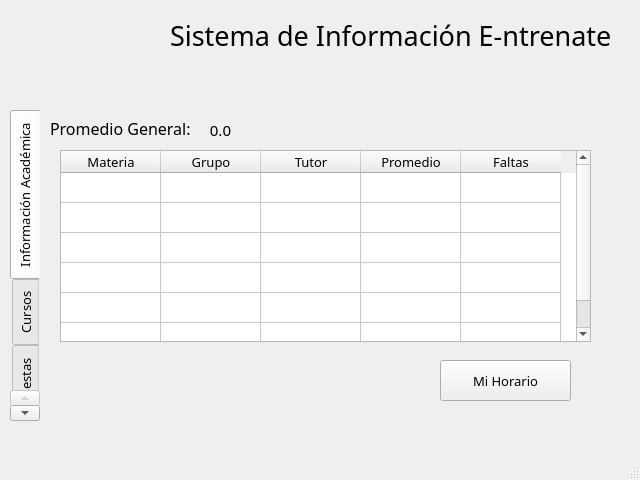
<?xml version="1.0" encoding="UTF-8"?>
<ui version="4.0">
 <class>InterfazPrincipal</class>
 <widget class="QMainWindow" name="InterfazPrincipal">
  <property name="geometry">
   <rect>
    <x>0</x>
    <y>0</y>
    <width>640</width>
    <height>480</height>
   </rect>
  </property>
  <property name="windowTitle">
   <string>Rol-Usuario</string>
  </property>
  <property name="documentMode">
   <bool>false</bool>
  </property>
  <widget class="QWidget" name="centralwidget">
   <widget class="QPushButton" name="user">
    <property name="geometry">
     <rect>
      <x>10</x>
      <y>10</y>
      <width>71</width>
      <height>71</height>
     </rect>
    </property>
    <property name="autoFillBackground">
     <bool>false</bool>
    </property>
    <property name="text">
     <string/>
    </property>
    <property name="icon">
     <iconset>
      <normaloff>../../Assets/Iconos/user2.png</normaloff>../../Assets/Iconos/user2.png</iconset>
    </property>
    <property name="iconSize">
     <size>
      <width>64</width>
      <height>64</height>
     </size>
    </property>
    <property name="checkable">
     <bool>false</bool>
    </property>
    <property name="flat">
     <bool>true</bool>
    </property>
   </widget>
   <widget class="QLabel" name="label_7">
    <property name="geometry">
     <rect>
      <x>170</x>
      <y>20</y>
      <width>461</width>
      <height>31</height>
     </rect>
    </property>
    <property name="font">
     <font>
      <family>Arial Rounded MT Bold</family>
      <pointsize>20</pointsize>
      <kerning>true</kerning>
     </font>
    </property>
    <property name="text">
     <string>Sistema de Información E-ntrenate</string>
    </property>
    <property name="textInteractionFlags">
     <set>Qt::LinksAccessibleByMouse</set>
    </property>
   </widget>
   <widget class="QLabel" name="label">
    <property name="geometry">
     <rect>
      <x>550</x>
      <y>50</y>
      <width>71</width>
      <height>71</height>
     </rect>
    </property>
    <property name="text">
     <string/>
    </property>
    <property name="textFormat">
     <enum>Qt::AutoText</enum>
    </property>
    <property name="pixmap">
     <pixmap>../../Assets/Iconos/entrenate.png</pixmap>
    </property>
    <property name="scaledContents">
     <bool>true</bool>
    </property>
    <property name="alignment">
     <set>Qt::AlignCenter</set>
    </property>
    <property name="wordWrap">
     <bool>false</bool>
    </property>
   </widget>
   <widget class="QPushButton" name="ayuda">
    <property name="geometry">
     <rect>
      <x>590</x>
      <y>420</y>
      <width>41</width>
      <height>41</height>
     </rect>
    </property>
    <property name="autoFillBackground">
     <bool>false</bool>
    </property>
    <property name="text">
     <string/>
    </property>
    <property name="icon">
     <iconset>
      <normaloff>../../Assets/Iconos/help.png</normaloff>../../Assets/Iconos/help.png</iconset>
    </property>
    <property name="iconSize">
     <size>
      <width>32</width>
      <height>32</height>
     </size>
    </property>
    <property name="checkable">
     <bool>false</bool>
    </property>
    <property name="flat">
     <bool>true</bool>
    </property>
   </widget>
   <widget class="QTabWidget" name="menu">
    <property name="enabled">
     <bool>true</bool>
    </property>
    <property name="geometry">
     <rect>
      <x>10</x>
      <y>110</y>
      <width>611</width>
      <height>311</height>
     </rect>
    </property>
    <property name="font">
     <font>
      <family>Arial Rounded MT Bold</family>
      <pointsize>10</pointsize>
      <weight>50</weight>
      <bold>false</bold>
     </font>
    </property>
    <property name="focusPolicy">
     <enum>Qt::TabFocus</enum>
    </property>
    <property name="layoutDirection">
     <enum>Qt::LeftToRight</enum>
    </property>
    <property name="tabPosition">
     <enum>QTabWidget::West</enum>
    </property>
    <property name="tabShape">
     <enum>QTabWidget::Rounded</enum>
    </property>
    <property name="currentIndex">
     <number>0</number>
    </property>
    <property name="elideMode">
     <enum>Qt::ElideNone</enum>
    </property>
    <property name="usesScrollButtons">
     <bool>true</bool>
    </property>
    <property name="documentMode">
     <bool>true</bool>
    </property>
    <property name="tabsClosable">
     <bool>false</bool>
    </property>
    <property name="movable">
     <bool>false</bool>
    </property>
    <property name="tabBarAutoHide">
     <bool>false</bool>
    </property>
    <widget class="QWidget" name="infoAcademica">
     <attribute name="title">
      <string>Información Académica</string>
     </attribute>
     <widget class="QLabel" name="label_8">
      <property name="geometry">
       <rect>
        <x>10</x>
        <y>10</y>
        <width>151</width>
        <height>16</height>
       </rect>
      </property>
      <property name="font">
       <font>
        <family>Arial Rounded MT Bold</family>
        <pointsize>12</pointsize>
        <weight>50</weight>
        <bold>false</bold>
        <kerning>true</kerning>
       </font>
      </property>
      <property name="text">
       <string>Promedio General:</string>
      </property>
      <property name="textInteractionFlags">
       <set>Qt::LinksAccessibleByMouse</set>
      </property>
     </widget>
     <widget class="QLabel" name="promedioGeneralEst">
      <property name="geometry">
       <rect>
        <x>160</x>
        <y>10</y>
        <width>41</width>
        <height>20</height>
       </rect>
      </property>
      <property name="font">
       <font>
        <family>Arial Rounded MT Bold</family>
        <pointsize>11</pointsize>
        <weight>50</weight>
        <bold>false</bold>
       </font>
      </property>
      <property name="text">
       <string>0.0</string>
      </property>
      <property name="alignment">
       <set>Qt::AlignCenter</set>
      </property>
     </widget>
     <widget class="QTableWidget" name="tabMateriasEst">
      <property name="geometry">
       <rect>
        <x>20</x>
        <y>40</y>
        <width>531</width>
        <height>192</height>
       </rect>
      </property>
      <property name="frameShape">
       <enum>QFrame::StyledPanel</enum>
      </property>
      <property name="frameShadow">
       <enum>QFrame::Sunken</enum>
      </property>
      <property name="showGrid">
       <bool>true</bool>
      </property>
      <property name="gridStyle">
       <enum>Qt::SolidLine</enum>
      </property>
      <property name="sortingEnabled">
       <bool>true</bool>
      </property>
      <property name="wordWrap">
       <bool>true</bool>
      </property>
      <property name="cornerButtonEnabled">
       <bool>true</bool>
      </property>
      <property name="rowCount">
       <number>6</number>
      </property>
      <attribute name="verticalHeaderVisible">
       <bool>false</bool>
      </attribute>
      <attribute name="verticalHeaderCascadingSectionResizes">
       <bool>false</bool>
      </attribute>
      <attribute name="verticalHeaderHighlightSections">
       <bool>true</bool>
      </attribute>
      <row/>
      <row/>
      <row/>
      <row/>
      <row/>
      <row/>
      <column>
       <property name="text">
        <string>Materia</string>
       </property>
       <property name="font">
        <font>
         <family>Arial Rounded MT Bold</family>
         <pointsize>10</pointsize>
        </font>
       </property>
      </column>
      <column>
       <property name="text">
        <string>Grupo</string>
       </property>
       <property name="font">
        <font>
         <family>Arial Rounded MT Bold</family>
         <pointsize>10</pointsize>
        </font>
       </property>
      </column>
      <column>
       <property name="text">
        <string>Tutor</string>
       </property>
       <property name="font">
        <font>
         <family>Arial Rounded MT Bold</family>
         <pointsize>10</pointsize>
        </font>
       </property>
      </column>
      <column>
       <property name="text">
        <string>Promedio</string>
       </property>
       <property name="font">
        <font>
         <family>Arial Rounded MT Bold</family>
         <pointsize>10</pointsize>
        </font>
       </property>
      </column>
      <column>
       <property name="text">
        <string>Faltas</string>
       </property>
       <property name="font">
        <font>
         <family>Arial Rounded MT Bold</family>
         <pointsize>10</pointsize>
        </font>
       </property>
      </column>
     </widget>
     <widget class="QPushButton" name="miHorario">
      <property name="geometry">
       <rect>
        <x>400</x>
        <y>250</y>
        <width>131</width>
        <height>41</height>
       </rect>
      </property>
      <property name="font">
       <font>
        <family>Arial Rounded MT Bold</family>
        <pointsize>10</pointsize>
        <weight>50</weight>
        <bold>false</bold>
       </font>
      </property>
      <property name="text">
       <string>Mi Horario</string>
      </property>
      <property name="checkable">
       <bool>false</bool>
      </property>
      <property name="autoDefault">
       <bool>false</bool>
      </property>
      <property name="default">
       <bool>false</bool>
      </property>
      <property name="flat">
       <bool>false</bool>
      </property>
     </widget>
    </widget>
    <widget class="QWidget" name="cursos">
     <attribute name="title">
      <string>Cursos</string>
     </attribute>
     <widget class="QLabel" name="label_9">
      <property name="geometry">
       <rect>
        <x>20</x>
        <y>20</y>
        <width>61</width>
        <height>16</height>
       </rect>
      </property>
      <property name="font">
       <font>
        <family>Arial Rounded MT Bold</family>
        <pointsize>12</pointsize>
        <weight>50</weight>
        <bold>false</bold>
        <kerning>true</kerning>
       </font>
      </property>
      <property name="text">
       <string>GRUPO</string>
      </property>
      <property name="textInteractionFlags">
       <set>Qt::LinksAccessibleByMouse</set>
      </property>
     </widget>
     <widget class="QComboBox" name="grupo">
      <property name="geometry">
       <rect>
        <x>100</x>
        <y>20</y>
        <width>111</width>
        <height>20</height>
       </rect>
      </property>
      <item>
       <property name="text">
        <string>Todo</string>
       </property>
      </item>
      <item>
       <property name="text">
        <string>Study Group</string>
       </property>
      </item>
      <item>
       <property name="text">
        <string>ICFES</string>
       </property>
      </item>
     </widget>
     <widget class="QPushButton" name="buscar">
      <property name="geometry">
       <rect>
        <x>230</x>
        <y>40</y>
        <width>81</width>
        <height>31</height>
       </rect>
      </property>
      <property name="font">
       <font>
        <family>Arial Rounded MT Bold</family>
        <pointsize>10</pointsize>
        <weight>50</weight>
        <bold>false</bold>
       </font>
      </property>
      <property name="text">
       <string>Buscar</string>
      </property>
      <property name="checkable">
       <bool>false</bool>
      </property>
      <property name="autoRepeat">
       <bool>false</bool>
      </property>
      <property name="autoDefault">
       <bool>false</bool>
      </property>
      <property name="default">
       <bool>false</bool>
      </property>
      <property name="flat">
       <bool>false</bool>
      </property>
     </widget>
     <widget class="QListWidget" name="listaCursos">
      <property name="geometry">
       <rect>
        <x>50</x>
        <y>80</y>
        <width>261</width>
        <height>192</height>
       </rect>
      </property>
      <property name="sortingEnabled">
       <bool>true</bool>
      </property>
     </widget>
    </widget>
    <widget class="QWidget" name="encuestas">
     <attribute name="title">
      <string>Encuestas</string>
     </attribute>
     <widget class="QListWidget" name="listaEncuestas">
      <property name="geometry">
       <rect>
        <x>30</x>
        <y>10</y>
        <width>151</width>
        <height>261</height>
       </rect>
      </property>
      <property name="sortingEnabled">
       <bool>true</bool>
      </property>
     </widget>
    </widget>
    <widget class="QWidget" name="panelTutor">
     <attribute name="title">
      <string>Panel Tutor</string>
     </attribute>
     <widget class="QLabel" name="label_11">
      <property name="geometry">
       <rect>
        <x>20</x>
        <y>10</y>
        <width>151</width>
        <height>16</height>
       </rect>
      </property>
      <property name="font">
       <font>
        <family>Arial Rounded MT Bold</family>
        <pointsize>12</pointsize>
        <weight>50</weight>
        <bold>false</bold>
        <kerning>true</kerning>
       </font>
      </property>
      <property name="text">
       <string>Cursos Asociados</string>
      </property>
      <property name="textInteractionFlags">
       <set>Qt::LinksAccessibleByMouse</set>
      </property>
     </widget>
     <widget class="QListWidget" name="listaCursosTutor">
      <property name="geometry">
       <rect>
        <x>20</x>
        <y>30</y>
        <width>151</width>
        <height>261</height>
       </rect>
      </property>
      <property name="sortingEnabled">
       <bool>true</bool>
      </property>
     </widget>
     <widget class="QTableWidget" name="logTutor">
      <property name="geometry">
       <rect>
        <x>230</x>
        <y>40</y>
        <width>341</width>
        <height>131</height>
       </rect>
      </property>
      <property name="frameShape">
       <enum>QFrame::StyledPanel</enum>
      </property>
      <property name="frameShadow">
       <enum>QFrame::Sunken</enum>
      </property>
      <property name="showGrid">
       <bool>true</bool>
      </property>
      <property name="gridStyle">
       <enum>Qt::SolidLine</enum>
      </property>
      <property name="sortingEnabled">
       <bool>true</bool>
      </property>
      <property name="wordWrap">
       <bool>true</bool>
      </property>
      <property name="cornerButtonEnabled">
       <bool>true</bool>
      </property>
      <property name="rowCount">
       <number>4</number>
      </property>
      <attribute name="horizontalHeaderVisible">
       <bool>false</bool>
      </attribute>
      <attribute name="horizontalHeaderCascadingSectionResizes">
       <bool>false</bool>
      </attribute>
      <attribute name="horizontalHeaderHighlightSections">
       <bool>true</bool>
      </attribute>
      <attribute name="verticalHeaderVisible">
       <bool>false</bool>
      </attribute>
      <attribute name="verticalHeaderCascadingSectionResizes">
       <bool>false</bool>
      </attribute>
      <attribute name="verticalHeaderHighlightSections">
       <bool>true</bool>
      </attribute>
      <row/>
      <row/>
      <row/>
      <row/>
      <column>
       <property name="text">
        <string>Fecha</string>
       </property>
       <property name="font">
        <font>
         <family>Arial Rounded MT Bold</family>
         <pointsize>10</pointsize>
        </font>
       </property>
       <property name="textAlignment">
        <set>AlignCenter</set>
       </property>
      </column>
      <column>
       <property name="text">
        <string>Materia</string>
       </property>
       <property name="font">
        <font>
         <family>Arial Rounded MT Bold</family>
         <pointsize>10</pointsize>
        </font>
       </property>
       <property name="textAlignment">
        <set>AlignCenter</set>
       </property>
      </column>
      <column>
       <property name="text">
        <string>Estudiante</string>
       </property>
       <property name="font">
        <font>
         <family>Arial Rounded MT Bold</family>
         <pointsize>10</pointsize>
        </font>
       </property>
       <property name="textAlignment">
        <set>AlignCenter</set>
       </property>
      </column>
      <column>
       <property name="text">
        <string>Acción</string>
       </property>
       <property name="font">
        <font>
         <family>Arial Rounded MT Bold</family>
         <pointsize>10</pointsize>
        </font>
       </property>
       <property name="textAlignment">
        <set>AlignCenter</set>
       </property>
      </column>
      <column>
       <property name="text">
        <string>Usuario</string>
       </property>
       <property name="font">
        <font>
         <family>Arial Rounded MT Bold</family>
         <pointsize>10</pointsize>
        </font>
       </property>
       <property name="textAlignment">
        <set>AlignCenter</set>
       </property>
      </column>
     </widget>
     <widget class="QLabel" name="label_12">
      <property name="geometry">
       <rect>
        <x>230</x>
        <y>10</y>
        <width>71</width>
        <height>16</height>
       </rect>
      </property>
      <property name="font">
       <font>
        <family>Arial Rounded MT Bold</family>
        <pointsize>12</pointsize>
        <weight>50</weight>
        <bold>false</bold>
        <kerning>true</kerning>
       </font>
      </property>
      <property name="text">
       <string>Historias</string>
      </property>
      <property name="textInteractionFlags">
       <set>Qt::LinksAccessibleByMouse</set>
      </property>
     </widget>
    </widget>
    <widget class="QWidget" name="panelAdmin">
     <attribute name="title">
      <string>Panel Administración</string>
     </attribute>
     <widget class="QPushButton" name="userControl">
      <property name="geometry">
       <rect>
        <x>20</x>
        <y>10</y>
        <width>121</width>
        <height>41</height>
       </rect>
      </property>
      <property name="font">
       <font>
        <family>Arial Rounded MT Bold</family>
        <pointsize>10</pointsize>
        <weight>50</weight>
        <bold>false</bold>
       </font>
      </property>
      <property name="text">
       <string>Usuarios</string>
      </property>
      <property name="checkable">
       <bool>false</bool>
      </property>
      <property name="autoDefault">
       <bool>false</bool>
      </property>
      <property name="default">
       <bool>false</bool>
      </property>
      <property name="flat">
       <bool>false</bool>
      </property>
     </widget>
     <widget class="QPushButton" name="materiaControl">
      <property name="geometry">
       <rect>
        <x>230</x>
        <y>10</y>
        <width>121</width>
        <height>41</height>
       </rect>
      </property>
      <property name="font">
       <font>
        <family>Arial Rounded MT Bold</family>
        <pointsize>10</pointsize>
        <weight>50</weight>
        <bold>false</bold>
       </font>
      </property>
      <property name="text">
       <string>Materias</string>
      </property>
      <property name="checkable">
       <bool>false</bool>
      </property>
      <property name="autoDefault">
       <bool>false</bool>
      </property>
      <property name="default">
       <bool>false</bool>
      </property>
      <property name="flat">
       <bool>false</bool>
      </property>
     </widget>
     <widget class="QPushButton" name="encuestaControl">
      <property name="geometry">
       <rect>
        <x>450</x>
        <y>10</y>
        <width>121</width>
        <height>41</height>
       </rect>
      </property>
      <property name="font">
       <font>
        <family>Arial Rounded MT Bold</family>
        <pointsize>10</pointsize>
        <weight>50</weight>
        <bold>false</bold>
       </font>
      </property>
      <property name="text">
       <string>Encuestas</string>
      </property>
      <property name="checkable">
       <bool>false</bool>
      </property>
      <property name="autoDefault">
       <bool>false</bool>
      </property>
      <property name="default">
       <bool>false</bool>
      </property>
      <property name="flat">
       <bool>false</bool>
      </property>
     </widget>
     <widget class="QLabel" name="label_10">
      <property name="geometry">
       <rect>
        <x>20</x>
        <y>110</y>
        <width>71</width>
        <height>16</height>
       </rect>
      </property>
      <property name="font">
       <font>
        <family>Arial Rounded MT Bold</family>
        <pointsize>12</pointsize>
        <weight>50</weight>
        <bold>false</bold>
        <kerning>true</kerning>
       </font>
      </property>
      <property name="text">
       <string>GRUPOS</string>
      </property>
      <property name="textInteractionFlags">
       <set>Qt::LinksAccessibleByMouse</set>
      </property>
     </widget>
     <widget class="QTableWidget" name="adminGrupos">
      <property name="geometry">
       <rect>
        <x>20</x>
        <y>150</y>
        <width>311</width>
        <height>91</height>
       </rect>
      </property>
      <property name="frameShape">
       <enum>QFrame::StyledPanel</enum>
      </property>
      <property name="frameShadow">
       <enum>QFrame::Sunken</enum>
      </property>
      <property name="showGrid">
       <bool>true</bool>
      </property>
      <property name="gridStyle">
       <enum>Qt::SolidLine</enum>
      </property>
      <property name="sortingEnabled">
       <bool>true</bool>
      </property>
      <property name="wordWrap">
       <bool>true</bool>
      </property>
      <property name="cornerButtonEnabled">
       <bool>true</bool>
      </property>
      <property name="rowCount">
       <number>2</number>
      </property>
      <attribute name="horizontalHeaderVisible">
       <bool>false</bool>
      </attribute>
      <attribute name="horizontalHeaderCascadingSectionResizes">
       <bool>false</bool>
      </attribute>
      <attribute name="horizontalHeaderHighlightSections">
       <bool>true</bool>
      </attribute>
      <attribute name="verticalHeaderVisible">
       <bool>false</bool>
      </attribute>
      <attribute name="verticalHeaderCascadingSectionResizes">
       <bool>false</bool>
      </attribute>
      <attribute name="verticalHeaderHighlightSections">
       <bool>true</bool>
      </attribute>
      <row/>
      <row/>
      <column>
       <property name="text">
        <string>Nombre</string>
       </property>
       <property name="font">
        <font>
         <family>Arial Rounded MT Bold</family>
         <pointsize>10</pointsize>
        </font>
       </property>
       <property name="textAlignment">
        <set>AlignCenter</set>
       </property>
      </column>
      <column>
       <property name="text">
        <string>Participantes</string>
       </property>
       <property name="font">
        <font>
         <family>Arial Rounded MT Bold</family>
         <pointsize>10</pointsize>
        </font>
       </property>
       <property name="textAlignment">
        <set>AlignCenter</set>
       </property>
      </column>
      <column>
       <property name="text">
        <string>Link</string>
       </property>
       <property name="font">
        <font>
         <family>Arial Rounded MT Bold</family>
         <pointsize>10</pointsize>
        </font>
       </property>
       <property name="textAlignment">
        <set>AlignCenter</set>
       </property>
      </column>
     </widget>
    </widget>
    <widget class="QWidget" name="logs">
     <attribute name="title">
      <string>Historias</string>
     </attribute>
     <widget class="QTableWidget" name="log1">
      <property name="geometry">
       <rect>
        <x>20</x>
        <y>10</y>
        <width>501</width>
        <height>131</height>
       </rect>
      </property>
      <property name="frameShape">
       <enum>QFrame::StyledPanel</enum>
      </property>
      <property name="frameShadow">
       <enum>QFrame::Sunken</enum>
      </property>
      <property name="showGrid">
       <bool>true</bool>
      </property>
      <property name="gridStyle">
       <enum>Qt::SolidLine</enum>
      </property>
      <property name="sortingEnabled">
       <bool>true</bool>
      </property>
      <property name="wordWrap">
       <bool>true</bool>
      </property>
      <property name="cornerButtonEnabled">
       <bool>true</bool>
      </property>
      <property name="rowCount">
       <number>4</number>
      </property>
      <attribute name="horizontalHeaderVisible">
       <bool>false</bool>
      </attribute>
      <attribute name="horizontalHeaderCascadingSectionResizes">
       <bool>false</bool>
      </attribute>
      <attribute name="horizontalHeaderHighlightSections">
       <bool>true</bool>
      </attribute>
      <attribute name="verticalHeaderVisible">
       <bool>false</bool>
      </attribute>
      <attribute name="verticalHeaderCascadingSectionResizes">
       <bool>false</bool>
      </attribute>
      <attribute name="verticalHeaderHighlightSections">
       <bool>true</bool>
      </attribute>
      <row/>
      <row/>
      <row/>
      <row/>
      <column>
       <property name="text">
        <string>Fecha</string>
       </property>
       <property name="font">
        <font>
         <family>Arial Rounded MT Bold</family>
         <pointsize>10</pointsize>
        </font>
       </property>
       <property name="textAlignment">
        <set>AlignCenter</set>
       </property>
      </column>
      <column>
       <property name="text">
        <string>Materia</string>
       </property>
       <property name="font">
        <font>
         <family>Arial Rounded MT Bold</family>
         <pointsize>10</pointsize>
        </font>
       </property>
       <property name="textAlignment">
        <set>AlignCenter</set>
       </property>
      </column>
      <column>
       <property name="text">
        <string>Estudiante</string>
       </property>
       <property name="font">
        <font>
         <family>Arial Rounded MT Bold</family>
         <pointsize>10</pointsize>
        </font>
       </property>
       <property name="textAlignment">
        <set>AlignCenter</set>
       </property>
      </column>
      <column>
       <property name="text">
        <string>Acción</string>
       </property>
       <property name="font">
        <font>
         <family>Arial Rounded MT Bold</family>
         <pointsize>10</pointsize>
        </font>
       </property>
       <property name="textAlignment">
        <set>AlignCenter</set>
       </property>
      </column>
      <column>
       <property name="text">
        <string>Usuario</string>
       </property>
       <property name="font">
        <font>
         <family>Arial Rounded MT Bold</family>
         <pointsize>10</pointsize>
        </font>
       </property>
       <property name="textAlignment">
        <set>AlignCenter</set>
       </property>
      </column>
     </widget>
     <widget class="QTableWidget" name="log2">
      <property name="geometry">
       <rect>
        <x>20</x>
        <y>160</y>
        <width>501</width>
        <height>131</height>
       </rect>
      </property>
      <property name="frameShape">
       <enum>QFrame::StyledPanel</enum>
      </property>
      <property name="frameShadow">
       <enum>QFrame::Sunken</enum>
      </property>
      <property name="showGrid">
       <bool>true</bool>
      </property>
      <property name="gridStyle">
       <enum>Qt::SolidLine</enum>
      </property>
      <property name="sortingEnabled">
       <bool>true</bool>
      </property>
      <property name="wordWrap">
       <bool>true</bool>
      </property>
      <property name="cornerButtonEnabled">
       <bool>true</bool>
      </property>
      <property name="rowCount">
       <number>4</number>
      </property>
      <attribute name="horizontalHeaderVisible">
       <bool>false</bool>
      </attribute>
      <attribute name="horizontalHeaderCascadingSectionResizes">
       <bool>false</bool>
      </attribute>
      <attribute name="horizontalHeaderHighlightSections">
       <bool>true</bool>
      </attribute>
      <attribute name="verticalHeaderVisible">
       <bool>false</bool>
      </attribute>
      <attribute name="verticalHeaderCascadingSectionResizes">
       <bool>false</bool>
      </attribute>
      <attribute name="verticalHeaderHighlightSections">
       <bool>true</bool>
      </attribute>
      <row/>
      <row/>
      <row/>
      <row/>
      <column>
       <property name="text">
        <string>Fecha</string>
       </property>
       <property name="font">
        <font>
         <family>Arial Rounded MT Bold</family>
         <pointsize>10</pointsize>
        </font>
       </property>
       <property name="textAlignment">
        <set>AlignCenter</set>
       </property>
      </column>
      <column>
       <property name="text">
        <string>Materia</string>
       </property>
       <property name="font">
        <font>
         <family>Arial Rounded MT Bold</family>
         <pointsize>10</pointsize>
        </font>
       </property>
       <property name="textAlignment">
        <set>AlignCenter</set>
       </property>
      </column>
      <column>
       <property name="text">
        <string>Estudiante</string>
       </property>
       <property name="font">
        <font>
         <family>Arial Rounded MT Bold</family>
         <pointsize>10</pointsize>
        </font>
       </property>
       <property name="textAlignment">
        <set>AlignCenter</set>
       </property>
      </column>
      <column>
       <property name="text">
        <string>Acción</string>
       </property>
       <property name="font">
        <font>
         <family>Arial Rounded MT Bold</family>
         <pointsize>10</pointsize>
        </font>
       </property>
       <property name="textAlignment">
        <set>AlignCenter</set>
       </property>
      </column>
      <column>
       <property name="text">
        <string>Usuario</string>
       </property>
       <property name="font">
        <font>
         <family>Arial Rounded MT Bold</family>
         <pointsize>10</pointsize>
        </font>
       </property>
       <property name="textAlignment">
        <set>AlignCenter</set>
       </property>
      </column>
     </widget>
    </widget>
   </widget>
   <widget class="QPushButton" name="salir">
    <property name="geometry">
     <rect>
      <x>80</x>
      <y>40</y>
      <width>41</width>
      <height>41</height>
     </rect>
    </property>
    <property name="autoFillBackground">
     <bool>false</bool>
    </property>
    <property name="text">
     <string/>
    </property>
    <property name="icon">
     <iconset>
      <normaloff>../../Assets/Iconos/logout.png</normaloff>../../Assets/Iconos/logout.png</iconset>
    </property>
    <property name="iconSize">
     <size>
      <width>32</width>
      <height>32</height>
     </size>
    </property>
    <property name="checkable">
     <bool>false</bool>
    </property>
    <property name="flat">
     <bool>true</bool>
    </property>
   </widget>
  </widget>
  <widget class="QStatusBar" name="statusbar"/>
 </widget>
 <resources/>
 <connections/>
</ui>
